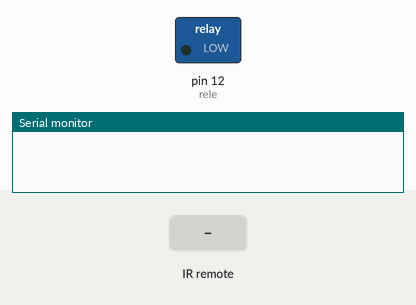
Simulated run of this sketch. Board: Arduino Uno, built with avr-gcc and run on an emulated ATmega328P. Shown: switched loads named in the sketch (green lamp = pin HIGH), the last lines printed to the serial monitor. The test bench sets the inputs (shaded band).

Above: at 1.2 s.
1.3 s: infrared code 0x20DF10EF received
At 1.7 s:
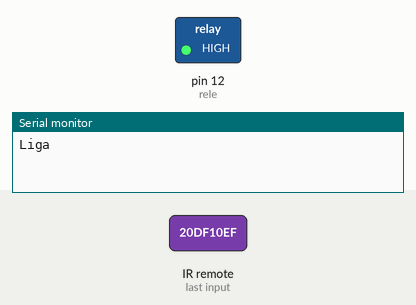
Timing chart, 0 to 4.3 s (numbered marks = the images above; inputs shaded):
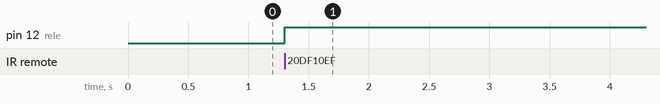

Measured:
- after the input at 1.3 s, pin 12 (rele): LOW → HIGH at once

The sketch:

controle_remoto_com_modulo_rele.ino
```cpp
#include "IRremote.h"

const int RECV_PIN = 11;
IRrecv irrecv(RECV_PIN);
decode_results results;
boolean stats_rele = false;
const int rele = 12;

void setup()
{
  pinMode(rele, OUTPUT);
  digitalWrite(rele, LOW);
  Serial.begin(9600);
  irrecv.enableIRIn(); //começa a receber
}

void loop() {
  if (irrecv.decode(&results)) {
    //Serial.println(results.value, HEX);

  if (results.value == 0x20DF10EF){
      if (stats_rele == false) {
        stats_rele = true;
        Serial.println("Liga");
        digitalWrite(rele, HIGH);
      } else {
        stats_rele = false;
        Serial.println("Desliga");
        digitalWrite(rele, LOW);
      }
  }

  irrecv.resume(); // Recebe o próximo valor
  }
}
```
